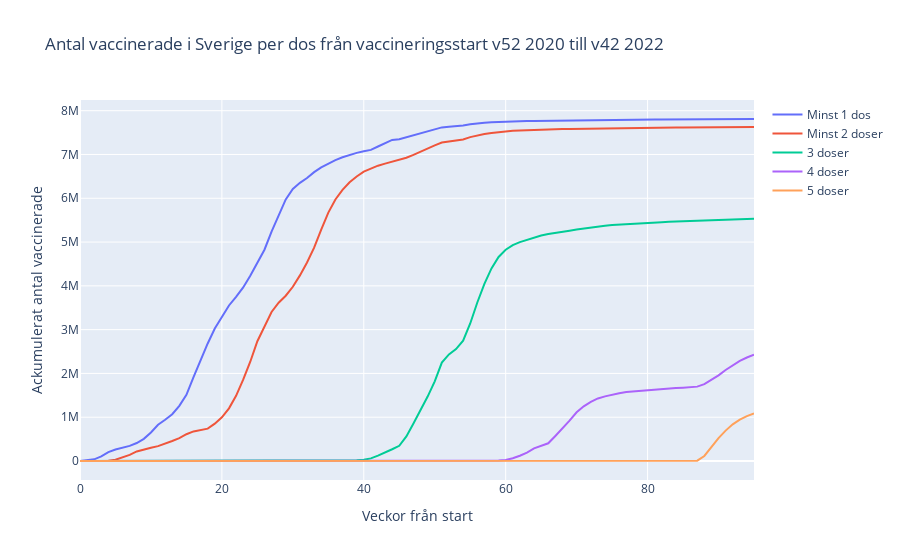

Notebook source saved alongside this figure:
### Code cell
import plotly_express as px

#nedanstående 3 rader behövs för att kunna importera functioner från dokumentet functions.py som ligger i Excercises
import sys
sys.path.append ("../Excercises/")
import functions # alt kan skriva from functions import remove_legend_heading

fig = px.line(
    df_1_5,
    x="Veckor från start",
    y=col_list, #???????????hitta ett sätt att lägga på kolumnen Totalt vaccinerade till y eller om ny y axel skall skapas??????
    title="Antal vaccinerade i Sverige per dos från vaccineringsstart v52 2020 till v42 2022",
    labels={"value" : "Ackumulerat antal vaccinerade"}
)
functions.remove_legend_heading(fig) #funktion remove_legend_heading skriven i dokumentet functions.py under Excercises
fig.show()

fig.write_html("../Lab/Visualiseringar/plot_3_3.html")

### Figure 1 — Plotly figure (JSON) as saved in the notebook; plotly's stock layout.template omitted (floating-point values rounded to 4 significant figures)
{"data": [{"hovertemplate": "variable=Minst 1 dos<br>Veckor från start=%{x}<br>Ackumulerat antal vaccinerade=%{y}<extra></extra>", "legendgroup": "Minst 1 dos", "line": {"color": "#636efa", "dash": "solid"}, "marker": {"symbol": "circle"}, "mode": "lines", "name": "Minst 1 dos", "orientation": "v", "showlegend": true, "type": "scatter", "x": [0, 1, 2, 3, 4, 5, 6, 7, 8, 9, 10, 11, 12, 13, 14, 15, 16, 17, 18, 19, 20, 21, 22, 23, 24, 25, 26, 27, 28, 29, 30, 31, 32, 33, 34, 35, 36, 37, 38, 39, 40, 41, 42, 43, 44, 45, 46, 47, 48, 49, 50, 51, 52, 53, 54, 55, 56, 57, 58, 59, 60, 61, 62, 63, 64, 65, 66, 67, 68, 69, 70, 71, 72, 73, 74, 75, 76, 77, 78, 79, 80, 81, 82, 83, 84, 85, 86, 87, 88, 89, 90, 91, 92, 93, 94, 95], "xaxis": "x", "y": [1639, 11446, 37904, 104762, 201575, 261830, 301381, 344307, 410031, 505859, 652141, 828172, 942734, 1067874, 1261144, 1509402, 1913842, 2313356, 2684030, 3025754, 3302999, 3551968, 3747345, 3963534, 4232642, 4535636, 4824641, 5236274, 5623430, 5974171, 6213589, 6353434, 6461907, 6596732, 6706484, 6795487, 6870593, 6936190, 6992713, 7037377, 7071534, 7105030, 7182082, 7263796, 7331798, 7350308, 7392839, 7436060, 7481557, 7527756, 7575225, 7618309, 7635867, 7647798, 7663577, 7689215, 7712153, 7727110, 7737359, 7745669, 7751684, 7756581, 7760153, 7763223, 7767247, 7770068, 7772547, 7774771, 7776581, 7778740, 7781027, 7783296, 7785646, 7787850, 7789531, 7791108, 7792178, 7793390, 7794292, 7795272, 7796251, 7797364, 7798274, 7799174, 7800121, 7801073, 7801923, 7802657, 7803511, 7804676, 7805859, 7806988, 7808072, 7808932, 7809738, 7810380], "yaxis": "y"}, {"hovertemplate": "variable=Minst 2 doser<br>Veckor från start=%{x}<br>Ackumulerat antal vaccinerade=%{y}<extra></extra>", "legendgroup": "Minst 2 doser", "line": {"color": "#EF553B", "dash": "solid"}, "marker": {"symbol": "circle"}, "mode": "lines", "name": "Minst 2 doser", "orientation": "v", "showlegend": true, "type": "scatter", "x": [0, 1, 2, 3, 4, 5, 6, 7, 8, 9, 10, 11, 12, 13, 14, 15, 16, 17, 18, 19, 20, 21, 22, 23, 24, 25, 26, 27, 28, 29, 30, 31, 32, 33, 34, 35, 36, 37, 38, 39, 40, 41, 42, 43, 44, 45, 46, 47, 48, 49, 50, 51, 52, 53, 54, 55, 56, 57, 58, 59, 60, 61, 62, 63, 64, 65, 66, 67, 68, 69, 70, 71, 72, 73, 74, 75, 76, 77, 78, 79, 80, 81, 82, 83, 84, 85, 86, 87, 88, 89, 90, 91, 92, 93, 94, 95], "xaxis": "x", "y": [0, 0, 0, 68, 7995, 27167, 74745, 138399, 217545, 269354, 304367, 340094, 391030, 455521, 520504, 611001, 675251, 712252, 738998, 852666, 998577, 1202206, 1489437, 1856431, 2266849, 2735248, 3082807, 3404134, 3614219, 3774147, 3979298, 4238955, 4534918, 4872012, 5286218, 5673722, 5972500, 6190307, 6366819, 6498001, 6607094, 6683214, 6743806, 6791730, 6839471, 6870767, 6925270, 6990097, 7067029, 7138205, 7209067, 7272369, 7298572, 7315862, 7342973, 7396660, 7440649, 7467457, 7488599, 7509928, 7527132, 7541187, 7550410, 7557750, 7565133, 7570469, 7574734, 7578212, 7581012, 7584191, 7587494, 7590415, 7593434, 7596565, 7599448, 7602430, 7604816, 7607333, 7609145, 7610854, 7612231, 7613537, 7614573, 7615458, 7616338, 7617356, 7618382, 7619174, 7620147, 7621229, 7622412, 7623561, 7624734, 7625775, 7626723, 7627588], "yaxis": "y"}, {"hovertemplate": "variable=3 doser<br>Veckor från start=%{x}<br>Ackumulerat antal vaccinerade=%{y}<extra></extra>", "legendgroup": "3 doser", "line": {"color": "#00cc96", "dash": "solid"}, "marker": {"symbol": "circle"}, "mode": "lines", "name": "3 doser", "orientation": "v", "showlegend": true, "type": "scatter", "x": [0, 1, 2, 3, 4, 5, 6, 7, 8, 9, 10, 11, 12, 13, 14, 15, 16, 17, 18, 19, 20, 21, 22, 23, 24, 25, 26, 27, 28, 29, 30, 31, 32, 33, 34, 35, 36, 37, 38, 39, 40, 41, 42, 43, 44, 45, 46, 47, 48, 49, 50, 51, 52, 53, 54, 55, 56, 57, 58, 59, 60, 61, 62, 63, 64, 65, 66, 67, 68, 69, 70, 71, 72, 73, 74, 75, 76, 77, 78, 79, 80, 81, 82, 83, 84, 85, 86, 87, 88, 89, 90, 91, 92, 93, 94, 95], "xaxis": "x", "y": [0, 0, 0, 0, 0, 0, 0, 0, 0, 0, 0, 0, 0, 0, 0, 0, 0, 0, 0, 0, 0, 0, 0, 0, 0, 0, 0, 0, 0, 0, 0, 0, 0, 0, 0, 0, 353, 2023, 8062, 16517, 27826, 60274, 121949, 186864, 269028, 346840, 560394, 854047, 1156661, 1471089, 1819097, 2248535, 2433597, 2555275, 2747500, 3140407, 3620195, 4044039, 4397353, 4659255, 4824122, 4930178, 4998679, 5049590, 5111136, 5150863, 5186471, 5216054, 5236337, 5259487, 5286924, 5311725, 5334656, 5356133, 5373272, 5388719, 5400084, 5411270, 5419331, 5428440, 5437303, 5447583, 5454709, 5461087, 5466990, 5472845, 5478635, 5483918, 5489379, 5496164, 5502955, 5509988, 5516559, 5522022, 5527028, 5531232], "yaxis": "y"}, {"hovertemplate": "variable=4 doser<br>Veckor från start=%{x}<br>Ackumulerat antal vaccinerade=%{y}<extra></extra>", "legendgroup": "4 doser", "line": {"color": "#ab63fa", "dash": "solid"}, "marker": {"symbol": "circle"}, "mode": "lines", "name": "4 doser", "orientation": "v", "showlegend": true, "type": "scatter", "x": [0, 1, 2, 3, 4, 5, 6, 7, 8, 9, 10, 11, 12, 13, 14, 15, 16, 17, 18, 19, 20, 21, 22, 23, 24, 25, 26, 27, 28, 29, 30, 31, 32, 33, 34, 35, 36, 37, 38, 39, 40, 41, 42, 43, 44, 45, 46, 47, 48, 49, 50, 51, 52, 53, 54, 55, 56, 57, 58, 59, 60, 61, 62, 63, 64, 65, 66, 67, 68, 69, 70, 71, 72, 73, 74, 75, 76, 77, 78, 79, 80, 81, 82, 83, 84, 85, 86, 87, 88, 89, 90, 91, 92, 93, 94, 95], "xaxis": "x", "y": [0, 0, 0, 0, 0, 0, 0, 0, 0, 0, 0, 0, 0, 0, 0, 0, 0, 0, 0, 0, 0, 0, 0, 0, 0, 0, 0, 0, 0, 0, 0, 0, 0, 0, 0, 0, 0, 0, 0, 0, 0, 0, 0, 0, 0, 0, 0, 0, 0, 0, 0, 0, 0, 0, 0, 0, 20, 1844, 6575, 12001, 23924, 62776, 120956, 191144, 287106, 354701, 404048, 572343, 736299, 923546, 1112353, 1248574, 1350374, 1428188, 1476052, 1517999, 1547841, 1573856, 1588976, 1603798, 1617328, 1633151, 1644932, 1656161, 1666376, 1675103, 1684528, 1698508, 1754094, 1850075, 1956532, 2078006, 2191428, 2285018, 2363358, 2427338], "yaxis": "y"}, {"hovertemplate": "variable=5 doser<br>Veckor från start=%{x}<br>Ackumulerat antal vaccinerade=%{y}<extra></extra>", "legendgroup": "5 doser", "line": {"color": "#FFA15A", "dash": "solid"}, "marker": {"symbol": "circle"}, "mode": "lines", "name": "5 doser", "orientation": "v", "showlegend": true, "type": "scatter", "x": [0, 1, 2, 3, 4, 5, 6, 7, 8, 9, 10, 11, 12, 13, 14, 15, 16, 17, 18, 19, 20, 21, 22, 23, 24, 25, 26, 27, 28, 29, 30, 31, 32, 33, 34, 35, 36, 37, 38, 39, 40, 41, 42, 43, 44, 45, 46, 47, 48, 49, 50, 51, 52, 53, 54, 55, 56, 57, 58, 59, 60, 61, 62, 63, 64, 65, 66, 67, 68, 69, 70, 71, 72, 73, 74, 75, 76, 77, 78, 79, 80, 81, 82, 83, 84, 85, 86, 87, 88, 89, 90, 91, 92, 93, 94, 95], "xaxis": "x", "y": [0, 0, 0, 0, 0, 0, 0, 0, 0, 0, 0, 0, 0, 0, 0, 0, 0, 0, 0, 0, 0, 0, 0, 0, 0, 0, 0, 0, 0, 0, 0, 0, 0, 0, 0, 0, 0, 0, 0, 0, 0, 0, 0, 0, 0, 0, 0, 0, 0, 0, 0, 0, 0, 0, 0, 0, 0, 0, 0, 0, 0, 0, 0, 0, 0, 0, 0, 0, 0, 0, 0, 0, 0, 0, 0, 0, 0, 0, 0, 0, 0, 0, 0, 0, 0, 0, 1158, 7569, 114683, 327897, 521400, 693794, 837547, 942467, 1024426, 1084097], "yaxis": "y"}], "layout": {"legend": {"title": {"text": ""}, "tracegroupgap": 0}, "title": {"text": "Antal vaccinerade i Sverige per dos från vaccineringsstart v52 2020 till v42 2022"}, "xaxis": {"anchor": "y", "domain": [0, 1], "title": {"text": "Veckor från start"}}, "yaxis": {"anchor": "x", "domain": [0, 1], "title": {"text": "Ackumulerat antal vaccinerade"}}}}
